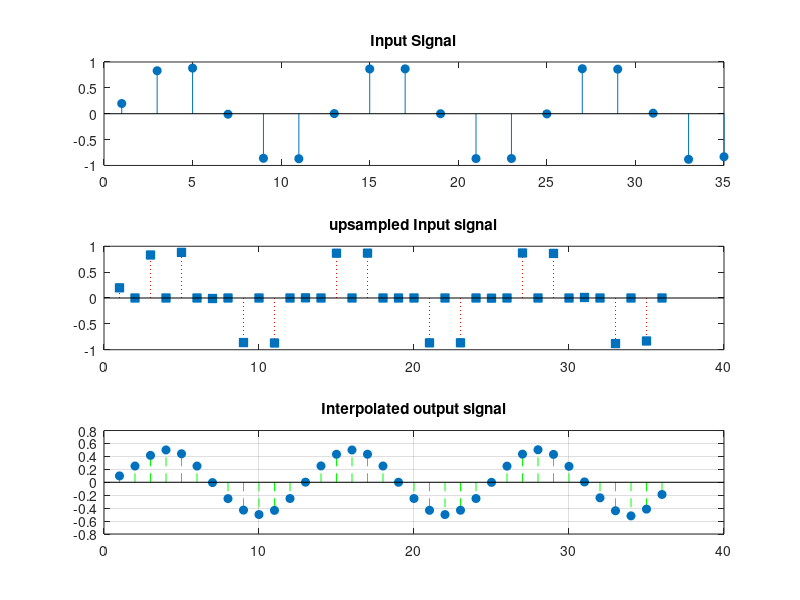
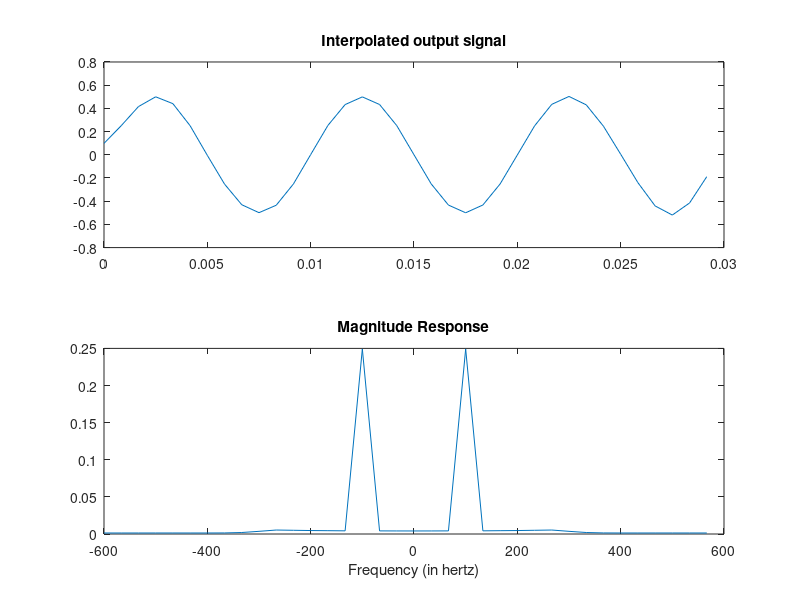
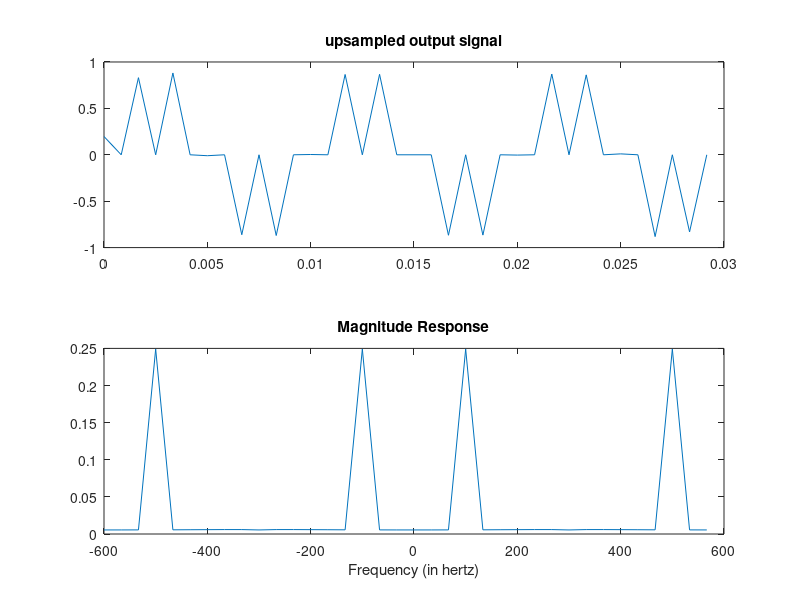

These charts were generated, in order, by the following MATLAB code:
%% Interpolation using half band filter
% CSP LAB (Aug-Dec, 2019) Demo

% clear command window, workspace, close figures
% clc;
clear;
close all;

% input signal
% t = 0:.2:6*pi; % time
% t_alt = t(1:2:end);
% input = sin(t_alt);


%7 tap
% input=[0.2348    0.6976    0.8298   -0.0000   -0.8298   -0.7062   -0.0000    0.7062    0.8298    0.0000   -0.8298   -0.7062    0.0000    0.7062    0.8298   -0.0000   -0.8298   -0.6976];
%23 tap
% input=[0.2024    0.8241    0.8821   -0.0091   -0.8612   -0.8658   -0.0000    0.8635    0.8633    0.0000   -0.8633   -0.8635   -0.0000    0.8658    0.8612    0.0091   -0.8821   -0.8241];
%39 tap
input=[0.1969    0.8309    0.8815   -0.0099   -0.8613   -0.8698    0.0031    0.8655    0.8670    0.0000   -0.8670   -0.8655   -0.0031    0.8698    0.8613    0.0099   -0.8815   -0.8309];

t = 1:1:2*length(input); % time
t_alt = t(1:2:end);

% upsample
upsampledInput = zeros(1,length(t));
upsampledInput(1:2:end) = input;

% hbFilter
% hbFilter = [-0.0016    0.0000    0.2330    0.5000    0.2330    0.0000   -0.0016];

% hbFilter = [-0.0085    0.0000    0.2451    0.5000    0.2451    0.0000   -0.0085];
% hbFilter= [-0.0023    0.0000    0.0054   -0.0000   -0.0159    0.0000    0.0385   -0.0000   -0.0893    0.0000    0.3124    0.5000    0.3124    0.0000   -0.0893   -0.0000   0.0385    0.0000   -0.0159   -0.0000    0.0054    0.0000   -0.0023];
hbFilter = [-0.0013    0.0000    0.0020   -0.0000   -0.0038    0.0000    0.0071   -0.0000   -0.0124    0.0000    0.0204   -0.0000   -0.0330    0.0000    0.0542   -0.0000   -0.1002    0.0000    0.3163    0.5000    0.3163    0.0000   -0.1002   -0.0000    0.0542    0.0000   -0.0330   -0.0000    0.0204    0.0000   -0.0124   -0.0000   0.0071    0.0000   -0.0038   -0.0000    0.0020    0.0000   -0.0013];

% hbFilter convolution
y_conv = conv(hbFilter,upsampledInput);

% remove extra samples
l = (length(hbFilter)-1)/2;
interpolatedOutput = y_conv(l+1:l+length(upsampledInput));

%% plotting figures

figure
subplot(3,1,1);
stem(t_alt,input,"filled",'o'); 
title('Input Signal');

subplot(3,1,2);
stem(t,upsampledInput,"filled",':s','Color', 'r');
title('upsampled Input signal');

subplot(3,1,3);
stem(t,interpolatedOutput,"filled",'--','Color', 'g');
title('Interpolated output signal');
grid on;


Fs = 1200;                      % samples per second
dt = 1/Fs;                     % seconds per sample
StopTime = 0.03;                  % seconds
t1 = (0:dt:StopTime-dt)';
N = size(t1,1);
X = fftshift(fft(interpolatedOutput));
dF = Fs/N;                      % hertz
f = -Fs/2:dF:Fs/2-dF;           % hertz
figure;
subplot(2,1,1);
plot(t1,interpolatedOutput);
title('Interpolated output signal');
subplot(2,1,2);
plot(f,abs(X)/N);
xlabel('Frequency (in hertz)');
title('Magnitude Response');

X_up = fftshift(fft(upsampledInput));
figure;
subplot(2,1,1);
plot(t1,upsampledInput);
title('upsampled output signal');
subplot(2,1,2);
plot(f,abs(X_up)/N);
xlabel('Frequency (in hertz)');
title('Magnitude Response');